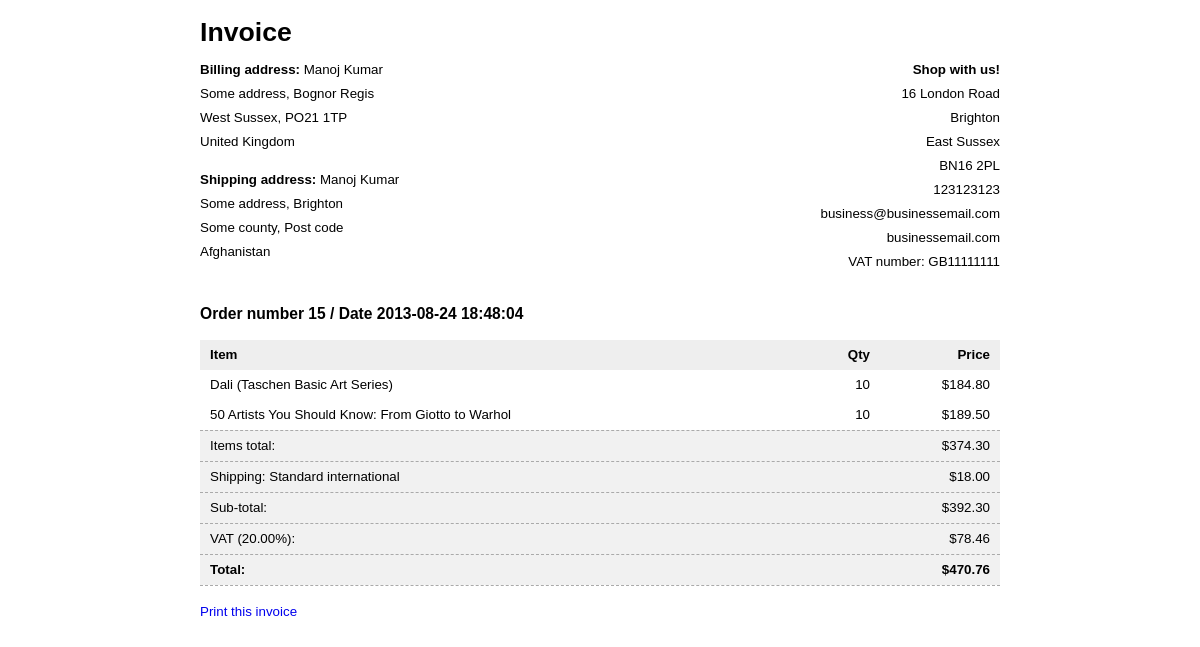
Screenshot of /panel/orders/id/15/action/invoice (signed in) with the database file from the repository.
### tables this page shows
CREATE TABLE `orders` (
  `id` int(11) NOT NULL,
  `token` varchar(255) NOT NULL,
  `client` int(11) NOT NULL,
  `first_name` varchar(150) NOT NULL,
  `last_name` varchar(150) NOT NULL,
  `address_1` varchar(255) NOT NULL,
  `address_2` varchar(255) DEFAULT NULL,
  `town` varchar(255) NOT NULL,
  `county` varchar(255) NOT NULL,
  `post_code` varchar(10) NOT NULL,
  `country` int(11) NOT NULL,
  `ship_address_1` varchar(255) DEFAULT NULL,
  `ship_address_2` varchar(255) DEFAULT NULL,
  `ship_town` varchar(255) DEFAULT NULL,
  `ship_county` varchar(255) DEFAULT NULL,
  `ship_post_code` varchar(10) DEFAULT NULL,
  `ship_country` int(11) DEFAULT NULL,
  `shipping_cost` decimal(8,2) NOT NULL DEFAULT '0.00',
  `shipping_type` varchar(100) DEFAULT NULL,
  `vat_number` varchar(20) DEFAULT NULL,
  `vat_rate` decimal(5,2) NOT NULL,
  `vat` decimal(8,2) NOT NULL,
  `subtotal_items` decimal(8,2) NOT NULL DEFAULT '0.00',
  `subtotal` decimal(8,2) NOT NULL,
  `total` decimal(8,2) NOT NULL,
  `date` datetime NOT NULL,
  `status` int(11) NOT NULL DEFAULT '1',
  `pp_status` tinyint(1) NOT NULL DEFAULT '0',
  `txn_id` varchar(100) DEFAULT NULL,
  `payment_status` varchar(100) DEFAULT NULL,
  `ipn` text,
  `response` varchar(100) DEFAULT NULL,
  `notes` text
);

CREATE TABLE `business` (
  `id` int(11) NOT NULL,
  `name` varchar(150) NOT NULL,
  `address` text NOT NULL,
  `country` int(11) NOT NULL,
  `telephone` varchar(100) NOT NULL,
  `email` varchar(200) NOT NULL,
  `website` varchar(200) NOT NULL,
  `vat_number` varchar(20) DEFAULT NULL,
  `vat_rate` decimal(5,2) NOT NULL DEFAULT '0.00'
);

CREATE TABLE `orders_items` (
  `id` int(11) NOT NULL,
  `order` int(11) NOT NULL,
  `product` int(11) NOT NULL,
  `price` decimal(8,2) NOT NULL,
  `qty` int(11) NOT NULL DEFAULT '1'
);

CREATE TABLE `products` (
  `id` int(11) NOT NULL,
  `name` varchar(255) NOT NULL,
  `description` text NOT NULL,
  `price` decimal(8,2) NOT NULL,
  `date` timestamp NOT NULL DEFAULT CURRENT_TIMESTAMP,
  `category` int(11) NOT NULL,
  `weight` decimal(8,2) NOT NULL DEFAULT '0.00',
  `image` varchar(100) DEFAULT NULL,
  `identity` varchar(200) NOT NULL,
  `meta_title` varchar(255) NOT NULL,
  `meta_description` varchar(255) NOT NULL,
  `color` varchar(50) DEFAULT NULL
);

### index.php (called while the page is built, shortened)
<?php
$core = new Core();
$core->run();

### app/Database/Database.php (called while the page is built, shortened)
<?php
abstract class Database
{
    protected $_schema;
    protected $_hostname;
    protected $_port;
    protected $_database;
    protected $_username;
    protected $_password;
    private $_fetchMode = PDO::FETCH_ASSOC;
    private $_driverOptions = array();
    private $_connectionString = null;
    private $_pdoObject = null;
    public function setDriverOption($key = null, $value = null)
    {
        $this->_driverOptions[$key] = $value;
    }
    private function _setConnection()
    {
        switch ($this->_schema) {
            case 'mysql':
                $this->_connectionString = "mysql:dbname={$this->_database};host={$this->_hostname};port={$this->_port}";
                break;
        }
    }
    private function _connect()
    {
        try {
            $this->_pdoObject = new PDO(
                $this->_connectionString,
                $this->_username,
                $this->_password,
                $this->_driverOptions
            );
        } catch (PDOException $e) {
            echo $this->_exceptionOutput($e, 'There was a problem with the Database connection');
        }
    }
    private function _query($sql = null, $params = null)
    {
        if (!empty($sql)) {
            $statement = $this->_pdoObject->prepare($sql, $this->_driverOptions);
            $paramsConverted = array();
            if (get_magic_quotes_gpc() === true) {
                if (is_array($params)) {
                    foreach ($params as $key => $value) {
                        $paramsConverted[$key] = stripcslashes($value);
                    }
                } else {
                    $paramsConverted[] = stripcslashes($params);
                }
            } else {
                $paramsConverted = is_array($params) ? $params : array($params);
            }
            if (!$statement->execute($paramsConverted) || $statement->errorCode() != '00000') {
                $errorInfo = $statement->errorInfo();
                throw new PDOException("Database error [{$errorInfo[0]}]: {$errorInfo[2]}, driver error code is {$errorInfo[1]}<br />SQL: {$sql}");
            }
            return $statement;
        }
    }
    public function fetchAll($sql = null, $params = null)
    {
        if (!empty($sql)) {
            try {
                $statement = $this->_query($sql, $params);
                return $statement->fetchAll($this->_fetchMode);
            } catch (PDOException $e) {
                echo $this->_exceptionOutput($e, 'Something went wrong trying to fetch records');
            }
        }
        return false;
    }
    public function fetchOne($sql = null, $params = null)
    {
        if (!empty($sql)) {
            try {
                $statement = $this->_query($sql, $params);
                return $statement->fetch($this->_fetchMode);
            } catch (PDOException $e) {
                echo $this->_exceptionOutput($e, 'Something went wrong while fetching the record');
            }
        }
        return false;
    }
    private function _isSelectOneValid($table = null, $value = null, $field = null)
    {
        return (!empty($table) && !Helper::isEmpty($value) && !empty($field));
    }
    public function selectOne($table = null, $value = null, $field = 'id')
    {
        if ($this->_isSelectOneValid($table, $value, $field)) {
            $sql = "SELECT *
                    FROM `{$table}`
                    WHERE `{$field}` = ?";
            return $this->fetchOne($sql, $value);
        }
        return null;
    }
}

### app/Url.php (called while the page is built, shortened)
<?php
class Url
{
    public $key_modules = array('panel');
    public $main = 'index';
    public $params = array();
    private function _process()
    {
        $uri = $_SERVER['REQUEST_URI'];
        if (!empty($uri)) {
            $uriQ = explode('?', $uri);
            $uri = $uriQ[0];
            $uri = Helper::clearString($uri, PAGE_EXT);
            $firstChar = substr($uri, 0, 1);
            if ($firstChar == '/') {
                $uri = substr($uri, 1);
            }
            $lastChar = substr($uri, -1);
            if (!empty($uri)) {
                $uri = explode('/', $uri);
                $first = array_shift($uri);
                if (in_array($first, $this->key_modules)) {
                    $first = empty($uri) ? $this->main : array_shift($uri);
                }
                $this->main = $first;
                if (count($uri) > 1) {
                    $pairs = array();
                    foreach ($uri as $key => $value) {
                        $pairs[] = $value;
                        if (count($pairs) > 1) {
                            if (!Helper::isEmpty($pairs[1])) {
                                $this->params[$pairs[0]] = $pairs[1];
                            }
                            $pairs = array();
                        }
                    }
                }
            }
        }
    }
    public function get($param = null)
    {
        if (!empty($param) && array_key_exists($param, $this->params)) {
            return $this->params[$param];
        }
    }
}

### app/Helper.php (called while the page is built, shortened)
<?php
class Helper
{
    public static function clearString($string = null, $array = null)
    {
        if (!empty($string) && !self::isEmpty($array)) {
            $array = self::makeArray($array);
            foreach ($array as $key => $value) {
                $string = str_replace($value, '', $string);
            }
            return $string;
        }
    }
    public static function isEmpty($value = null)
    {
        return empty($value) && !is_numeric($value) ? true : false;
    }
    public static function makeArray($array = null)
    {
        return is_array($array) ? $array : array($array);
    }
}

### app/Application.php (called while the page is built, shortened)
<?php
abstract class Application
{
    protected $_Db;
    protected $_table;
    public function __construct()
    {
        $this->_Db = new MySQL();
    }
    public function getOne($id = null, $field = 'id')
    {
        return $this->_Db->selectOne($this->_table, $id, $field);
    }
}

### app/Order.php (called while the page is built, shortened)
<?php
class Order extends Application
{
    protected $_table = 'orders';
    protected $_table_2 = 'orders_items';
    protected $_table_4 = 'countries';
    protected $_table_5 = 'products';
    public function getOrder($id = null)
    {
        $id = !empty($id) ? $id : $this->id;
        $sql = "SELECT `o`.*,
				DATE_FORMAT(`o`.`date`, '%D %M %Y %r') AS `date_formatted`,
				CONCAT_WS(' ', `o`.`first_name`, `o`.`last_name`) AS `full_name`,
				IF (
					`o`.`address_2` != '',
					CONCAT_WS(', ', `o`.`address_1`, `o`.`address_2`),
					`o`.`address_1`
				) AS `address`,
				IF (
					`o`.`ship_address_2` != '',
					CONCAT_WS(', ', `o`.`ship_address_1`, `o`.`ship_address_2`),
					`o`.`ship_address_1`
				) AS `ship_address`,
				(
					SELECT `name`
					FROM `{$this->_table_4}`
					WHERE `id` = `o`.`country`
				) AS `country_name`,
				(
					SELECT `name`
					FROM `{$this->_table_4}`
					WHERE `id` = `o`.`ship_country`
				) AS `ship_country_name`
				FROM `{$this->_table}` `o`
				WHERE `o`.`id` = ?";
        return $this->_Db->fetchOne($sql, $id);
    }
    public function getOrderItems($id = null)
    {
        $id = !empty($id) ? $id : $this->id;
        $sql = "SELECT `i`.*,
				`p`.`name`,
				(`i`.`price` * `i`.`qty`) AS `price_total`
				FROM `{$this->_table_2}` `i`
				LEFT JOIN `{$this->_table_5}` `p`
					ON `p`.`id` = `i`.`product`
				WHERE `i`.`order` = ?";
        return $this->_Db->fetchAll($sql, $id);
    }
}

### app/Currency.php (called while the page is built, shortened)
<?php
class Currency
{
    private $_list = array(
        'GBP' => array(
            'symbol' => '£',
            'html' => '&#163;'
        ),
        'USD' => array(
            'symbol' => '$',
            'html' => '&#36;'
        ),
        'EUR' => array(
            'symbol' => '€',
            'html' => '&#8364;'
        )
    );
    private $_default = 'USD';
    private $_index;
    public $symbol;
    public function display($value = null)
    {
        switch ($this->_index) {
            case 'USD':
                return $this->symbol . $value;
                break;
        }
    }
    private function _codeExists($code = null)
    {
        return (!empty($code) && array_key_exists($code, $this->_list));
    }
    private function _getCurrentIndex()
    {
        try {
            $this->_index = $this->_default;
        } catch (Exception $e) {
            echo $e->getMessage();
            exit();
        }
    }
    private function _process()
    {
        $this->symbol = $this->_list[$this->_index]['symbol'];
    }
}

### admin/pages/orders/invoice.php (the view, shortened to what this page needs)
<?php
$id = $this->objUrl->get('id');
if (!empty($id)) {
    $objOrder = new Order();
    $order = $objOrder->getOrder($id);
    if (!empty($order)) {
        $items = $objOrder->getOrderItems($id);
        $objBusiness = new Business();
        $business = $objBusiness->getOne(Business::BUSINESS_ID);
        ?>
        <!DOCTYPE html PUBLIC "-//W3C//DTD XHTML 1.0 Transitional//EN" "http://www.w3.org/TR/xhtml1/DTD/xhtml1-transitional.dtd">
        <html xmlns="http://www.w3.org/1999/xhtml">
        <head>
            <link href="/css/invoice.css" rel="stylesheet" type="text/css" />
        </head>
        <body>
        <div id="wrapper">
            <h1>Invoice</h1>
            <div style="width:50%;float:left">
                <p>
                    <strong>Billing address:</strong>
                    <?php
                    echo $order['full_name'].'<br />';
                    echo $order['address'].', '.$order['town'].'<br />';
                    echo $order['county'].', '.$order['post_code'].'<br />';
                    echo $order['country_name'];
                    ?>
                </p>
                <p>
                    <strong>Shipping address:</strong>
                    <?php
                    echo $order['full_name'].'<br />';
                    echo $order['ship_address'].', '.$order['ship_town'].'<br />';
                    echo $order['ship_county'].', '.$order['ship_post_code'].'<br />';
                    echo $order['ship_country_name'];
                    ?>
                </p>
            </div>
            <div style="width:50%;float:right;text-align:right;">
                <p><strong><?php echo $business['name']; ?></strong><br />
                    <?php echo nl2br($business['address']); ?><br />
                    <?php echo $business['telephone']; ?><br />
                    <?php echo $business['email']; ?><br />
                    <?php echo $business['website']; ?>
                    <?php
                    echo $order['vat_rate'] > 0 && !empty($order['vat_number']) ?
                        '<br />VAT number: '.$order['vat_number'] : null;
                    ?>
                </p>
            </div>
            <div class="dev">&#160;</div>
            <h3>Order number <?php echo $order['id']; ?> / Date <?php echo $order['date']; ?></h3>
            <table cellpadding="0" cellspacing="0" border="0" class="tbl_repeat">
                <tr>
                    <th>Item</th>
                    <th class="ta_r">Qty</th>
                    <th class="ta_r col_15">Price</th>
                </tr>
                <?php foreach($items as $item) { ?>
                    <tr>
                        <td>
                            <?php echo $item['name']; ?>
                        </td>
                        <td class="ta_r"><?php echo $item['qty']; ?></td>
                        <td class="ta_r">
                            <?php echo $this->objCurrency->display(number_format($item['price_total'], 2)); ?>
                        </td>
                    </tr>
                <?php } ?>
                <tbody class="summarySection">
                <tr>
                    <td colspan="2" class="br_td">Items total:</td>
                    <td class="ta_r br_td">
                        <?php echo $this->objCurrency->display(number_format($order['subtotal_items'], 2)); ?>
                    </td>
                </tr>
                <tr>
                    <td colspan="2" class="br_td">Shipping: <?php echo $order['shipping_type']; ?></td>
                    <td class="ta_r br_td">
                        <?php echo $this->objCurrency->display(number_format($order['shipping_cost'], 2)); ?>
                    </td>
                </tr>
                <tr>
                    <td colspan="2" class="br_td">Sub-total:</td>
                    <td class="ta_r br_td">
                        <?php echo $this->objCurrency->display(number_format($order['subtotal'], 2)); ?>
                    </td>
                </tr>
                <tr>
                    <td colspan="2" class="br_td">
                        VAT (<?php echo $order['vat_rate']; ?>%):
                    </td>
                    <td class="ta_r br_td">
                        <?php echo $this->objCurrency->display(number_format($order['vat'], 2)); ?>
                    </td>
                </tr>
                <tr>
                    <td colspan="2" class="br_td"><strong>Total:</strong></td>
                    <td class="ta_r br_td">
                        <strong><?php echo $this->objCurrency->display(number_format($order['total'], 2)); ?></strong>
                    </td>
                </tr>
                </tbody>
            </table>
            <div class="dev br_td">&nbsp;</div>
            <p><a href="#" onclick="window.print(); return false;">Print this invoice</a></p>
        </div>
        </body>
        </html>
    <?php } } ?>

### rows the page displays
orders: town "Bognor Regis", county "West Sussex", post_code "PO21 1TP", ship_town "Brighton", ship_county "Some county", ship_post_code "Post code", vat_number "GB11111111", id "15", date "2013-08-24 18:48:04", subtotal_items "$374.30", shipping_type "Standard international", shipping_cost "$18.00", subtotal "$392.30", vat_rate "20.00", vat "$78.46", total "$470.76"
business: name "Shop with us!", address "16 London Road Brighton East Sussex BN16 2PL", telephone "123123123", email "business@businessemail.com", website "businessemail.com"
orders_items: product.name "Dali (Taschen Basic Art Series)", qty "10", display "$184.80"
orders_items: product.name "50 Artists You Should Know: From Giotto to Warhol", qty "10", display "$189.50"

### other values shown
$order['full_name'] "Manoj Kumar"
$order['address'] "Some address"
$order['country_name'] "United Kingdom"
$order['ship_address'] "Some address"
$order['ship_country_name'] "Afghanistan"
